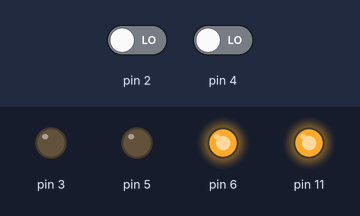
Bench run of a sketch on a simulated Arduino Uno, built with avr-gcc and run on an emulated ATmega328P. Parts: output pins drawn as LEDs (lit = HIGH). The test bench sets the inputs (shaded band); at power-on: pin 2 LOW, pin 4 LOW. What the sketch prints to the serial monitor is not drawn.

Above: at 1.2 s.
1.3 s: pin 2 driven HIGH
At 1.5 s:
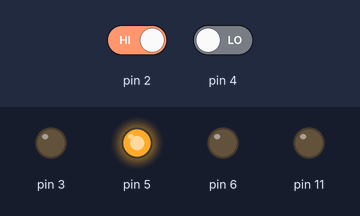
3.1 s: pin 4 driven HIGH
At 3.3 s:
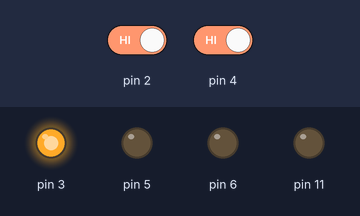
Timing chart, 0 to 6.1 s (numbered marks = the images above; inputs shaded):
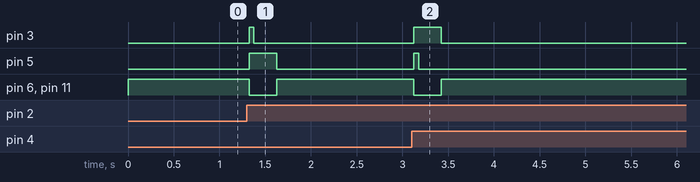

Measured:
- after the input at 1.3 s, pin 3: LOW → HIGH at once, → LOW 0.05 s later; pin 5: LOW → HIGH at once, → LOW 0.30 s later; pin 6, pin 11: HIGH → LOW at once, → HIGH 0.30 s later
- after the input at 3.1 s, pin 3: LOW → HIGH at once, → LOW 0.30 s later; pin 5: LOW → HIGH at once, → LOW 0.05 s later; pin 6, pin 11: HIGH → LOW at once, → HIGH 0.30 s later

The sketch:

Group2_SmartCarProject.ino
```cpp
/*
  Barrier Detector
  xxxx
  By: Gary, Mohammad, and Colton
  Written: March 21, 2022
  Edited: March 21, 2022
  I/O Pins
  A0:
  A1:
  A2:
  A3:
  A4:
  A5:
  //PORT D
  D0:
  D1:
  D2: Left Whisker
  D3: PWM 4 (OC2B) - Left Motor Backward
  D4: Right Whisker
  D5: PWM 1 (OC0B) - Right Motor Backward
  D6: PWM 2 (OC0A) - Right Motor Forward
  D7: Enable Right motor
  //PORT B
  D8: Enable Left motor
  D9:
  D10:
  D11: PWM 3 (OC2A) - Left Motor Forward
  D12:
  D13:

*/

volatile const unsigned int adcResult = 255;
static unsigned char whiskerLeft = 0;
static unsigned char whiskerRight = 0;

void setup() {
  cli();
  DDRD = 0x68; //Pin D6 Output (OC0A)  //0110-1000
  DDRB = 0x08;

  PIND |= 0x80; // D7 - Enable Right motor control
  PINB |= 0x01; // D8 - Enable Left motor control

  TCCR0A = 0xA1; //Routes PWM signal to OC0B in non-inverting mode; 1010-0001
  TCCR0B = 0x01; //Prescalar of 1                                   0000-0001

  TCCR2A = 0xA1; //Phase correct PWM //OC0B non-Inverting// Top OCR2A; 1010-0001
  TCCR2B = 0x01; //PreScaler of 1                                      0000-0001

  /*ADCSRA = 0xEF;
  ADCSRB = 0x00;
  ADMUX = 0x60; //ADLAR = 1*/

  EICRA = 0x03; // External interrupt for rising edge
  EIMSK = 0x01; // Enable interrup for D2
  PCICR = 0x04; // Enable interrupt I/O pins on PORTD
  PCMSK2 = 0x10; // Enables interrupt on D4
  sei();
  Serial.begin(9600);
}

void turnRight()
{
  OCR0A = 0;   // stop moving forward
  OCR2A = 0;   // stop moving forward
  OCR0B = adcResult; // move backwards
  OCR2B = adcResult; // move backwards
  _delay_ms(100);
  OCR2B = 0;        // Left Wheel stationary while right wheel turns
  _delay_ms(600);
  OCR0B = 0;
  OCR0A = adcResult;
  OCR2A = adcResult;
  whiskerLeft = 0;
  whiskerRight = 0;
}
void turnLeft()
{
  OCR0A = 0;   // stop moving forward
  OCR2A = 0;   // stop moving forward
  OCR0B = adcResult; // move backwards
  OCR2B = adcResult; // move backwards
  _delay_ms(100);
  OCR0B = 0;        // Right Wheel stationary while Left wheel turns
  _delay_ms(600);
  OCR2B = 0;
  OCR0A = adcResult;
  OCR2A = adcResult;
  whiskerLeft = 0;
  whiskerRight = 0;
}

void turnRight30()
{
  OCR0A = 0;   // stop moving forward
  OCR2A = 0;   // stop moving forward
  OCR0B = adcResult; // move backwards
  OCR2B = adcResult; // move backwards
  _delay_ms(50);
  OCR2B = 0;        // Left Wheel stationary while right wheel turns
  _delay_ms(250);
  OCR0B = 0;
  OCR0A = adcResult;
  OCR2A = adcResult;
  whiskerLeft = 0;
  whiskerRight = 0;
}
void turnLeft30()
{
  OCR0A = 0;   // stop moving forward
  OCR2A = 0;   // stop moving forward
  OCR0B = adcResult; // move backwards
  OCR2B = adcResult; // move backwards
  _delay_ms(50);
  OCR0B = 0;        // Right Wheel stationary while Left wheel turns
  _delay_ms(250);
  OCR2B = 0;
  OCR0A = adcResult;
  OCR2A = adcResult;
  whiskerLeft = 0;
  whiskerRight = 0;
}

void loop()
{
  static unsigned char entanglements = 0;
  Serial.println(adcResult);
  if (whiskerLeft == 0 && whiskerRight == 0) // Moves forward
  {
    OCR0A = adcResult;
    OCR0B = 0;
    OCR2A = adcResult;
    OCR2B = 0;
  }
  else if (whiskerLeft == 1 && whiskerRight == 1)
  {
    if (entanglements == 0)
    {
      turnRight();
      ++entanglements;
    }
    else if (entanglements == 1)
    {
      turnLeft();
    }
  }
  else if (whiskerLeft == 1) {
    turnRight30();
  }
  else if ( whiskerRight == 1) {
    turnLeft30();
  }

}


ISR(INT0_vect)
{
  whiskerLeft = 1;
  _delay_ms(25);
}

ISR(PCINT2_vect)
{
  if (PIND & 0x10)
  {
    whiskerRight = 1;
  }
  _delay_ms(25);
}
```
